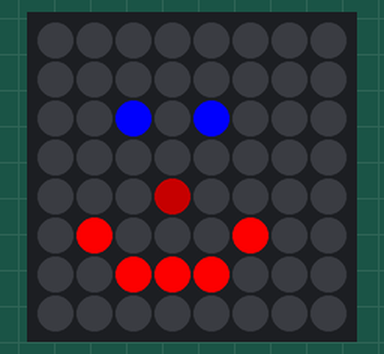
Recording of a program running on a simulated Raspberry Pi (BCM pin numbers) with a Sense HAT. Parts: the Sense HAT's 8×8 RGB LED matrix. At 9.0 s the program stops and its outputs stay as they are.

Above: at 0.1 s.
At 3.1 s:
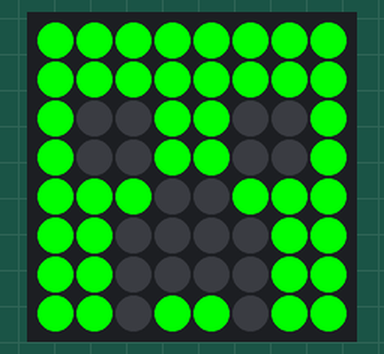
At 4.1 s:
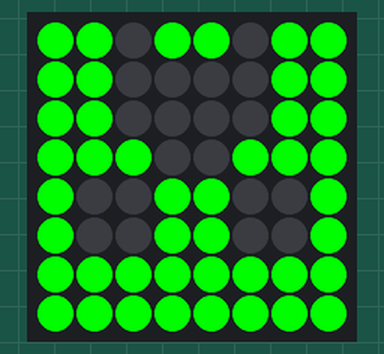
At 6.1 s:
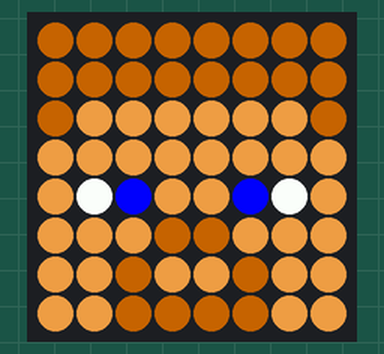

Measured:
- what the display in image 1 shows lasts 1.0 s, from 3.0 s to 4.0 s
- what the display in image 2 shows lasts 2.0 s, from 4.0 s to 6.0 s
- what the display in image 3 shows lasts 3.0 s, from 6.0 s to 9.0 s

The program:

pixels.py
```python
#!/usr/bin/env python3

from sense_hat import SenseHat
from time import sleep

sense = SenseHat()

from sense_hat import SenseHat
sense = SenseHat()

sense.set_pixel(2, 2, (0, 0, 255))
sense.set_pixel(4, 2, (0, 0, 255))
sense.set_pixel(3, 4, (100, 0, 0))
sense.set_pixel(1, 5, (255, 0, 0))
sense.set_pixel(2, 6, (255, 0, 0))
sense.set_pixel(3, 6, (255, 0, 0))
sense.set_pixel(4, 6, (255, 0, 0))
sense.set_pixel(5, 5, (255, 0, 0))
sleep(3)

# Define some colours
g = (0, 255, 0) # Green
b = (0, 0, 0) # Black

# Set up where each colour will display
creeper_pixels = [
    g, g, g, g, g, g, g, g,
    g, g, g, g, g, g, g, g,
    g, b, b, g, g, b, b, g,
    g, b, b, g, g, b, b, g,
    g, g, g, b, b, g, g, g,
    g, g, b, b, b, b, g, g,
    g, g, b, b, b, b, g, g,
    g, g, b, g, g, b, g, g
]

# Display these colours on the LED matrix
sense.set_pixels(creeper_pixels)
sleep(1)
sense.flip_v()
sleep(2)

# Define some colours
B = (102, 51, 0)
b = (0, 0, 255)
S = (205,133,63)
W = (255, 255, 255)

# Set up where each colour will display
steve_pixels = [
    B, B, B, B, B, B, B, B,
    B, B, B, B, B, B, B, B,
    B, S, S, S, S, S, S, B,
    S, S, S, S, S, S, S, S,
    S, W, b, S, S, b, W, S,
    S, S, S, B, B, S, S, S,
    S, S, B, S, S, B, S, S,
    S, S, B, B, B, B, S, S
]

# Display these colours on the LED matrix
sense.set_pixels(steve_pixels)
sleep(3)
sense.clear()
```
